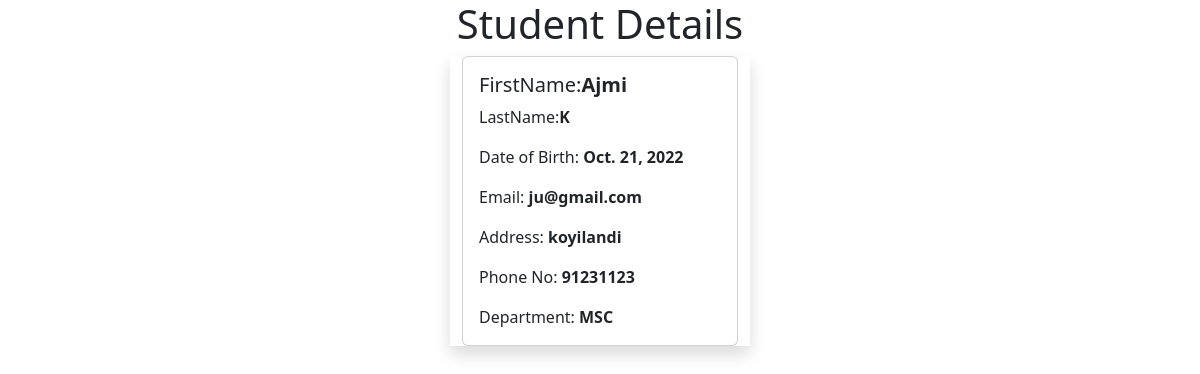
Page /user/stud_list/6 on the committed database.
### user/models.py (models this page shows, shortened)
class StudentModel(models.Model):
    firstname = models.CharField(max_length=100)
    lastname = models.CharField(max_length=100)
    dob = models.DateField()
    email = models.EmailField(max_length=100,unique = True)
    phone = models.IntegerField()
    address = models.CharField(max_length=200)
    department = models.CharField(max_length=100)

### user/views.py (the view)
# urls.py: path('stud_list/<int:pk>',StudentDetails.as_view(),name="s_details"),
class StudentDetails(View):
    def get(self,request,**kwargs):
        id = kwargs.get('pk')
        stud = StudentModel.objects.get(pk = id)
        return render(request,"student_details.html",{"data":stud})

### user/templates/student_details.html (shortened to what this page needs)
<!doctype html>
<html lang="en">
    <head>
        <link
            href="https://cdn.jsdelivr.net/npm/bootstrap@5.3.2/dist/css/bootstrap.min.css"
            rel="stylesheet"
        />
    </head>
    <body>
        <h1 class="text-center text-dark">Student Details</h1>
        <div class="container d-flex shadow justify-content-center w-25">
            <div class="card" style="width: 30rem;">
                <div class="card-body">
                  <h5 class="card-title">FirstName:<span class="fw-bold">{{data.firstname}}</span></h5>
                  <p class="card-text">LastName:<span class="fw-bold">{{data.lastname}}</span></p>
                      <p class="card-text"> Date of Birth: <span class="fw-bold">{{data.dob}} </span></p>
                  <p class="card-text">Email:<span class="fw-bold"> {{data.email}}</span></p>
                  <p class="card-text">Address: <span class="fw-bold">{{data.address}}</span></p>
                  <p class="card-text">Phone No:<span class="fw-bold"> {{data.phone}}</span></p>
                  <p class="card-text">Department: <span class="fw-bold">{{data.department}}</span></p>
                </div>
              </div>
        </div>
    </body>
</html>

### rows in the picture
StudentModel: firstname "Ajmi", lastname "K", dob "Oct. 21, 2022", email "ju@gmail.com", address "koyilandi", phone "91231123", department "MSC"
